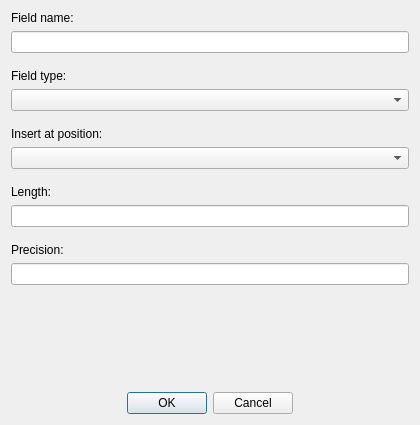
<?xml version="1.0" encoding="UTF-8"?>
<ui version="4.0">
 <class>Insert</class>
 <widget class="QDialog" name="Insert">
  <property name="geometry">
   <rect>
    <x>0</x>
    <y>0</y>
    <width>420</width>
    <height>425</height>
   </rect>
  </property>
  <property name="windowTitle">
   <string>Insert field</string>
  </property>
  <layout class="QGridLayout">
   <item row="0" column="0">
    <layout class="QVBoxLayout">
     <item>
      <widget class="QLabel" name="label">
       <property name="sizePolicy">
        <sizepolicy hsizetype="Preferred" vsizetype="Fixed">
         <horstretch>0</horstretch>
         <verstretch>0</verstretch>
        </sizepolicy>
       </property>
       <property name="text">
        <string>Field name:</string>
       </property>
      </widget>
     </item>
     <item>
      <widget class="QLineEdit" name="lineName">
       <property name="mouseTracking">
        <bool>false</bool>
       </property>
       <property name="inputMask">
        <string/>
       </property>
       <property name="maxLength">
        <number>10</number>
       </property>
       <property name="frame">
        <bool>true</bool>
       </property>
      </widget>
     </item>
     <item>
      <spacer>
       <property name="orientation">
        <enum>Qt::Vertical</enum>
       </property>
       <property name="sizeType">
        <enum>QSizePolicy::Fixed</enum>
       </property>
       <property name="sizeHint" stdset="0">
        <size>
         <width>20</width>
         <height>10</height>
        </size>
       </property>
      </spacer>
     </item>
     <item>
      <widget class="QLabel" name="label_2">
       <property name="sizePolicy">
        <sizepolicy hsizetype="Preferred" vsizetype="Fixed">
         <horstretch>0</horstretch>
         <verstretch>0</verstretch>
        </sizepolicy>
       </property>
       <property name="text">
        <string>Field type:</string>
       </property>
      </widget>
     </item>
     <item>
      <widget class="QComboBox" name="comboType">
       <property name="currentIndex">
        <number>-1</number>
       </property>
       <property name="maxVisibleItems">
        <number>5</number>
       </property>
      </widget>
     </item>
     <item>
      <spacer>
       <property name="orientation">
        <enum>Qt::Vertical</enum>
       </property>
       <property name="sizeType">
        <enum>QSizePolicy::Fixed</enum>
       </property>
       <property name="sizeHint" stdset="0">
        <size>
         <width>20</width>
         <height>10</height>
        </size>
       </property>
      </spacer>
     </item>
     <item>
      <widget class="QLabel" name="label_3">
       <property name="sizePolicy">
        <sizepolicy hsizetype="Preferred" vsizetype="Fixed">
         <horstretch>0</horstretch>
         <verstretch>0</verstretch>
        </sizepolicy>
       </property>
       <property name="text">
        <string>Insert at position:</string>
       </property>
      </widget>
     </item>
     <item>
      <widget class="QComboBox" name="comboPos"/>
     </item>
     <item>
      <spacer name="verticalSpacer">
       <property name="orientation">
        <enum>Qt::Vertical</enum>
       </property>
       <property name="sizeType">
        <enum>QSizePolicy::Fixed</enum>
       </property>
       <property name="sizeHint" stdset="0">
        <size>
         <width>20</width>
         <height>10</height>
        </size>
       </property>
      </spacer>
     </item>
     <item>
      <widget class="QLabel" name="label_4">
       <property name="text">
        <string>Length:</string>
       </property>
      </widget>
     </item>
     <item>
      <widget class="QLineEdit" name="lineLength"/>
     </item>
     <item>
      <spacer name="verticalSpacer_2">
       <property name="orientation">
        <enum>Qt::Vertical</enum>
       </property>
       <property name="sizeType">
        <enum>QSizePolicy::Fixed</enum>
       </property>
       <property name="sizeHint" stdset="0">
        <size>
         <width>20</width>
         <height>10</height>
        </size>
       </property>
      </spacer>
     </item>
     <item>
      <widget class="QLabel" name="label_5">
       <property name="text">
        <string>Precision:</string>
       </property>
      </widget>
     </item>
     <item>
      <widget class="QLineEdit" name="linePrecision"/>
     </item>
    </layout>
   </item>
   <item row="3" column="0">
    <widget class="QDialogButtonBox" name="buttonBox">
     <property name="orientation">
      <enum>Qt::Horizontal</enum>
     </property>
     <property name="standardButtons">
      <set>QDialogButtonBox::Cancel|QDialogButtonBox::Ok</set>
     </property>
     <property name="centerButtons">
      <bool>true</bool>
     </property>
    </widget>
   </item>
   <item row="1" column="0">
    <spacer>
     <property name="orientation">
      <enum>Qt::Vertical</enum>
     </property>
     <property name="sizeHint" stdset="0">
      <size>
       <width>20</width>
       <height>40</height>
      </size>
     </property>
    </spacer>
   </item>
  </layout>
 </widget>
 <tabstops>
  <tabstop>lineName</tabstop>
  <tabstop>comboType</tabstop>
  <tabstop>comboPos</tabstop>
  <tabstop>buttonBox</tabstop>
 </tabstops>
 <connections>
  <connection>
   <sender>buttonBox</sender>
   <signal>accepted()</signal>
   <receiver>Insert</receiver>
   <slot>accept()</slot>
   <hints>
    <hint type="sourcelabel">
     <x>248</x>
     <y>254</y>
    </hint>
    <hint type="destinationlabel">
     <x>157</x>
     <y>274</y>
    </hint>
   </hints>
  </connection>
  <connection>
   <sender>buttonBox</sender>
   <signal>rejected()</signal>
   <receiver>Insert</receiver>
   <slot>reject()</slot>
   <hints>
    <hint type="sourcelabel">
     <x>316</x>
     <y>260</y>
    </hint>
    <hint type="destinationlabel">
     <x>286</x>
     <y>274</y>
    </hint>
   </hints>
  </connection>
 </connections>
</ui>
